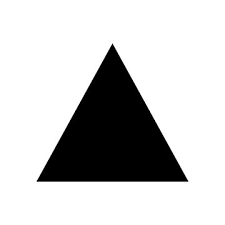
#> input picture 7Contour & Shape Detection/image.png, 225 x 225 px, found by its file name
$ python approxfunction.py
#> lines starting #> are read from the running program, lines starting #| are printed output that depends on the picture; after the words box and inside, x2 and y2 are one past the last pixel; in counts of white or black regions, pixels touching at a corner belong together
import cv2
img = cv2.imread("7Contour & Shape Detection/image.png")
#> img is the input picture: shape (225, 225, 3); min 0, max 255, mean 202.1
gray = cv2.cvtColor(img,cv2.COLOR_BGR2GRAY)
_, thresh = cv2.threshold(gray,127 ,255,cv2.THRESH_BINARY)
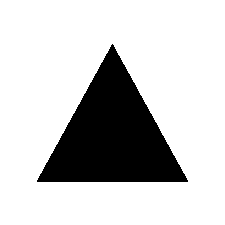
#> thresh: shape (225, 225); 79.2% white; 1 black region
# FIND CONTOURS
contours, heirarchy = cv2.findContours(thresh,cv2.RETR_TREE,cv2.CHAIN_APPROX_SIMPLE)
#> contours = 2 contours; box (x1, y1, x2, y2) and area: (0, 0, 225, 225) 50176, (36, 43, 189, 183) 10759
cv2.drawContours(img, contours,-1,(87,90,39),3)
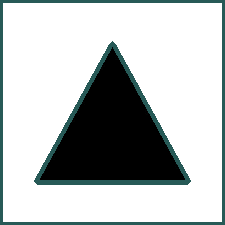
#> img: shape (225, 225, 3); 9.48% of pixels changed, all inside (x1, y1, x2, y2) = (0, 0, 225, 225)

for contour in contours:
    approx = cv2.approxPolyDP(contour,0.01*cv2.arcLength(contour,True),True)
    corners = len(approx)
    if corners == 3:
        shape_name = "Triangle"

    elif corners == 4:
        shape_name = "Rectangle"

    elif corners == 5:
        shape_name = "Pentagon"

    elif corners >5:
        shape_name = "Circle"

    else:
        shape_name = "unkown"

    cv2.drawContours(img,[approx],0,(0,255,0),2)
    x = approx.ravel()[0]
    y = approx.ravel()[1]-10
    cv2.putText(img,shape_name,(x,y),cv2.FONT_HERSHEY_COMPLEX,0.6,(255,0,0),2)
#> this loop made 2 passes
#> (approx, corners, shape_name, x, y) on passes 1 to 2: ([[0, 0], [0, 224], [224, 224], [224, 0]], 4, 'Rectangle', 0, -10), ([[112, 43], [187, 182], [36, 181]], 3, 'Triangle', 112, 33)
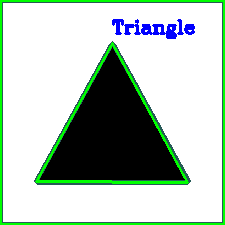
#> img: shape (225, 225, 3); 7.35% of pixels changed, all inside (x1, y1, x2, y2) = (0, 0, 225, 225)


cv2.imshow("Contours",img)
cv2.waitKey(0)
cv2.destroyAllWindows()

$ run again, with 7Contour & Shape Detection/rectangle.png copied over 7Contour & Shape Detection/image.png
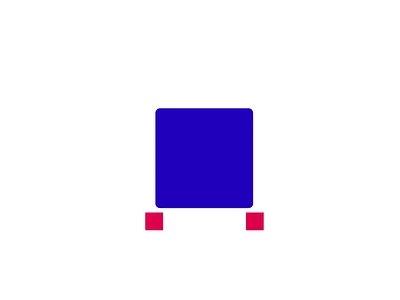
#> input picture 7Contour & Shape Detection/rectangle.png, 400 x 300 px, found by its file name
#> img is the input picture: shape (300, 400, 3); mean B, G, R 248.4, 232.9, 236.7
#> `_, thresh = cv2.threshold(gray,127 ,255,cv2.THRESH_BINARY)`:
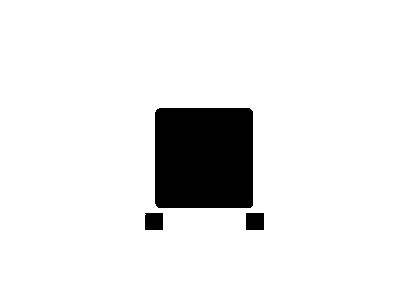
#> thresh: shape (300, 400); 91.3% white; 3 black regions
#> contours = 4 contours; box (x1, y1, x2, y2) and area: (0, 0, 400, 300) 119301, (154, 107, 254, 209) 9968, (245, 212, 265, 231) 340, (144, 212, 164, 231) 339
#> the loop `for contour in contours:` made 4 passes
#> (approx, corners, shape_name, x, y) on passes 1, 4: ([[0, 0], [0, 299], [399, 299], [399, 0]], 4, 'Rectangle', 0, -10), ([[157, 108], [253, 111], [250, 208], [155, 205]], 4, 'Rectangle', 157, 98)
#> after the loop `for contour in contours:`:
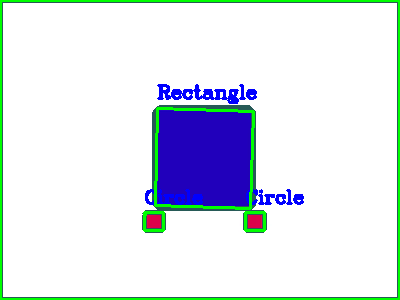
#> img: shape (300, 400, 3); mean B, G, R 236.7, 229.1, 221.6
